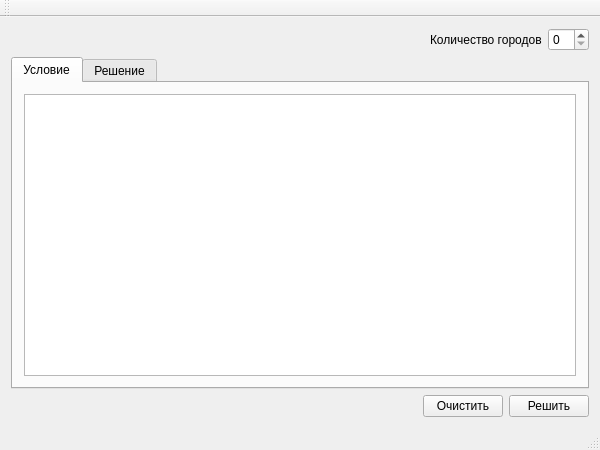
<?xml version="1.0" encoding="UTF-8"?>
<ui version="4.0">
 <class>MainWindow</class>
 <widget class="QMainWindow" name="MainWindow">
  <property name="geometry">
   <rect>
    <x>0</x>
    <y>0</y>
    <width>600</width>
    <height>450</height>
   </rect>
  </property>
  <property name="minimumSize">
   <size>
    <width>600</width>
    <height>450</height>
   </size>
  </property>
  <property name="windowTitle">
   <string>MainWindow</string>
  </property>
  <widget class="QWidget" name="centralWidget">
   <layout class="QVBoxLayout" name="verticalLayout">
    <item>
     <layout class="QHBoxLayout" name="horizontalLayout_3">
      <item>
       <spacer name="horizontalSpacer_2">
        <property name="orientation">
         <enum>Qt::Horizontal</enum>
        </property>
        <property name="sizeHint" stdset="0">
         <size>
          <width>25</width>
          <height>20</height>
         </size>
        </property>
       </spacer>
      </item>
      <item>
       <widget class="QLabel" name="label">
        <property name="text">
         <string>Количество городов</string>
        </property>
       </widget>
      </item>
      <item>
       <widget class="QSpinBox" name="number_of_cities"/>
      </item>
     </layout>
    </item>
    <item>
     <layout class="QHBoxLayout" name="horizontalLayout_2">
      <item>
       <widget class="QTabWidget" name="tabWidget">
        <property name="currentIndex">
         <number>0</number>
        </property>
        <widget class="QWidget" name="tab">
         <attribute name="title">
          <string>Условие</string>
         </attribute>
         <layout class="QVBoxLayout" name="verticalLayout_3">
          <item>
           <widget class="QTableView" name="tableView"/>
          </item>
         </layout>
        </widget>
        <widget class="QWidget" name="tab_2">
         <attribute name="title">
          <string>Решение</string>
         </attribute>
         <layout class="QVBoxLayout" name="verticalLayout_4">
          <item>
           <widget class="QTextEdit" name="textEdit"/>
          </item>
         </layout>
        </widget>
       </widget>
      </item>
     </layout>
    </item>
    <item>
     <layout class="QHBoxLayout" name="horizontalLayout">
      <item>
       <spacer name="horizontalSpacer">
        <property name="orientation">
         <enum>Qt::Horizontal</enum>
        </property>
        <property name="sizeHint" stdset="0">
         <size>
          <width>40</width>
          <height>20</height>
         </size>
        </property>
       </spacer>
      </item>
      <item>
       <widget class="QPushButton" name="bt_clear">
        <property name="text">
         <string>Очистить</string>
        </property>
       </widget>
      </item>
      <item>
       <widget class="QPushButton" name="bt_solve">
        <property name="text">
         <string>Решить</string>
        </property>
       </widget>
      </item>
     </layout>
    </item>
   </layout>
  </widget>
  <widget class="QMenuBar" name="menuBar">
   <property name="geometry">
    <rect>
     <x>0</x>
     <y>0</y>
     <width>600</width>
     <height>19</height>
    </rect>
   </property>
  </widget>
  <widget class="QToolBar" name="mainToolBar">
   <attribute name="toolBarArea">
    <enum>TopToolBarArea</enum>
   </attribute>
   <attribute name="toolBarBreak">
    <bool>false</bool>
   </attribute>
  </widget>
  <widget class="QStatusBar" name="statusBar"/>
 </widget>
 <layoutdefault spacing="6" margin="11"/>
 <resources/>
 <connections/>
</ui>
